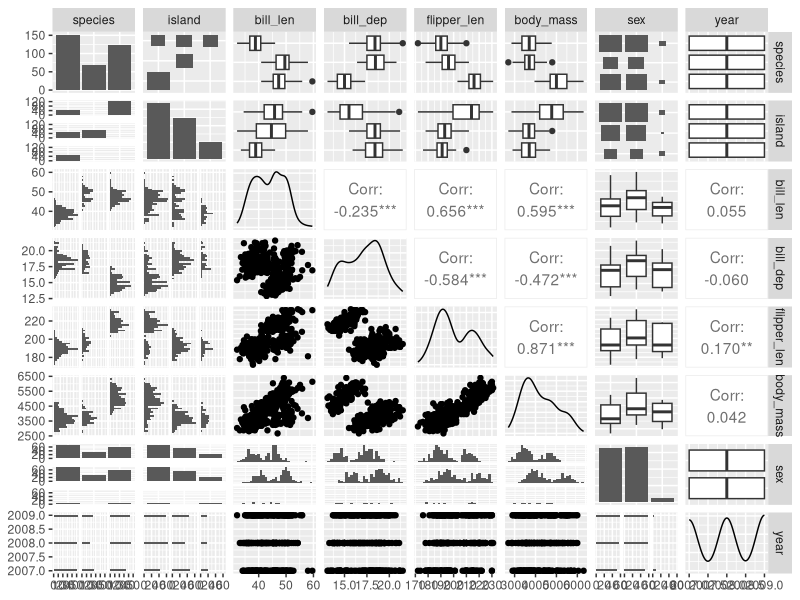
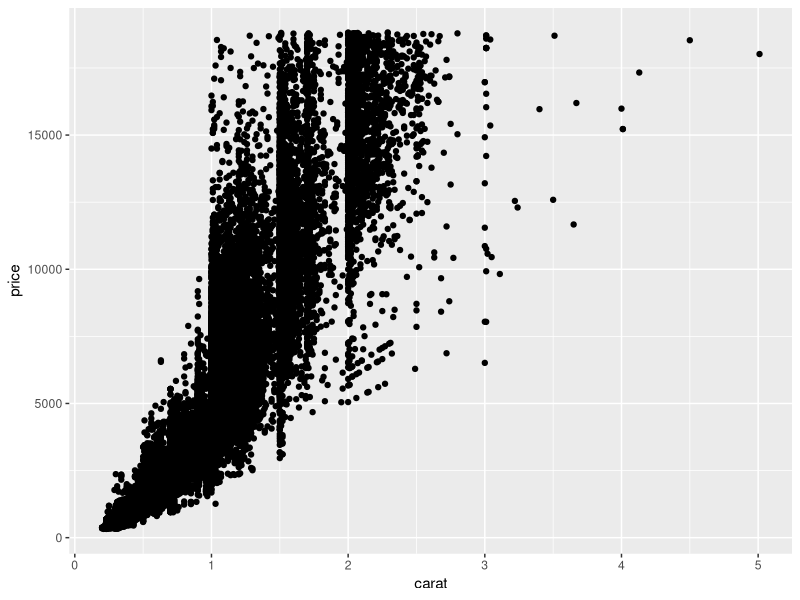
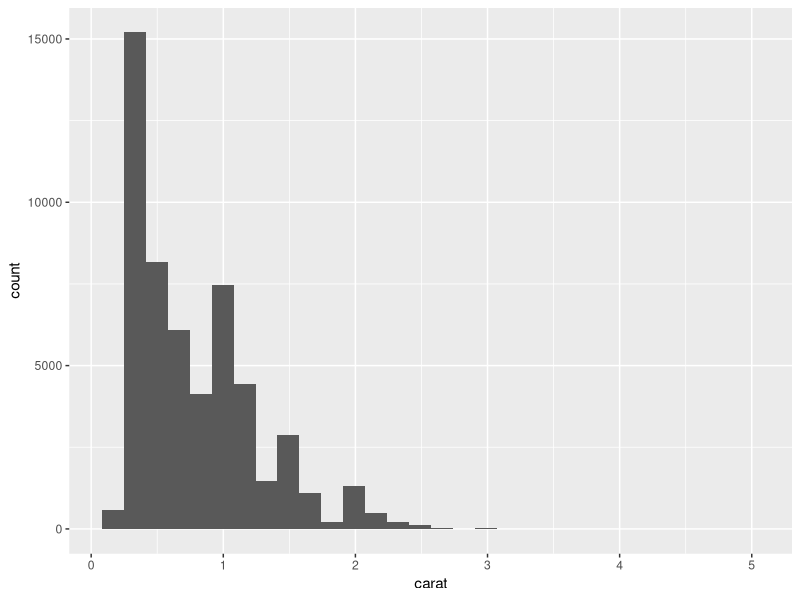
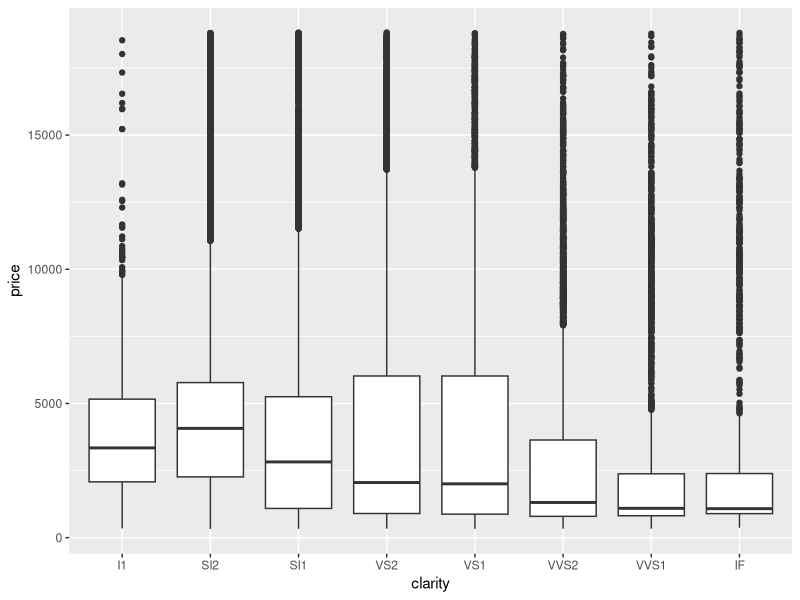

The R source for these figures, in order:
## ---- chunk 1
#attach packages
library(tidyverse)
library(skimr)
library(GGally)
## ---- chunk 2
View(diamonds)
## ---- chunk 3
#explore names(), dim(), summary(), head(), tail(), and skimr::skim()

names(diamonds)
dim(diamonds)
summary(diamonds)
head(diamonds)
tail(diamonds)
skimr::skim(diamonds)
## ---- chunk 4
#create a pairs plot 

GGally::ggpairs(penguins)
## ---- chunk 5
ggplot(data = diamonds, aes(x = carat, y = price)) +
  geom_point()
## ---- chunk 6
ggplot(data = diamonds, aes(x = carat)) +
  geom_histogram()
## ---- chunk 7
ggplot(data = diamonds, aes(x = clarity, y = price)) +
  geom_boxplot()
